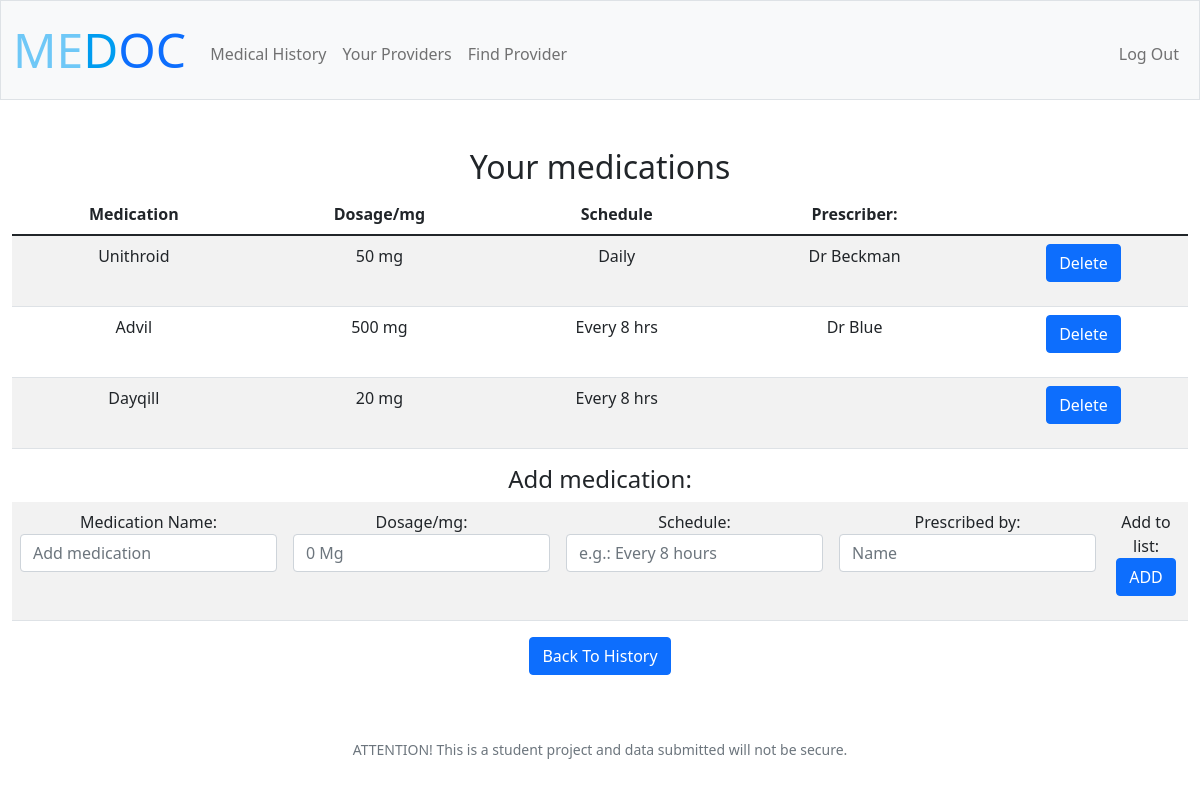
/medications (signed in), run on the app's committed database.
### tables this page shows
CREATE TABLE 'meds' ('id' INTEGER PRIMARY KEY AUTOINCREMENT NOT NULL, 'user_id' INTEGER, 'medication' TEXT, 'dosage' INTEGER, 'schedule' INTEGER, 'prescriber' INTEGER, 'provider_id' INTEGER);

### app.py (the view)
@app.route("/medications", methods=["GET", "POST"])
@login_required
def medications():
    an_id = session["user_id"][0]["id"]
    meds = db.execute("SELECT * FROM meds WHERE user_id = ?" , an_id)
    if request.method == "POST":
        db.execute("INSERT INTO meds (user_id, medication, dosage, schedule, prescriber) VALUES (?, ?, ?, ?, ?)", an_id, request.form.get(
            "medication"), request.form.get("dosage"), request.form.get("schedule"), request.form.get("prescriber"))
        return redirect("/medications")
    else:
        return render_template("medications.html", meds=meds)

### app.py (called while the page is built)
@app.after_request
def after_request(response):
    response.headers["Cache-Control"] = "no-cache, no-store, must-revalidate"
    response.headers["Expires"] = 0
    response.headers["Pragma"] = "no-cache"
    return response

### helpers.py (called while the page is built)
def login_required(f):
    @wraps(f)
    def decorated_function(*args, **kwargs):
        if session.get("user_id") is None:
            return redirect("/login")
        return f(*args, **kwargs)
    return decorated_function

### templates/medications.html (shortened to what this page needs)
{% extends "layout.html" %}
{% block main %}
    <h2> Your medications</h2>
        <div>
            <table class="table table-striped">
                <thead>
                    <tr>
                        <th>Medication</th>
                        <th>Dosage/mg</th>
                        <th>Schedule</th>
                        <th>Prescriber:</th>
                        <th></th>
                    </tr>
                </thead>
                <tbody>
                    {% for med in meds %}
                    <tr>
                        <td>{{ med['medication']}}</td>
                        <td>{{ med['dosage']}} mg</td>
                        <td>{{ med['schedule']}}</td>
                        <td>{{ med['prescriber']}}</td>
                        <td>
                            <div class="mb-3">
                                <form action="/delete_from_meds" method="post">
                                    <input class="btn btn-primary" type="submit" value="Delete">
                                </form>
                            </div>
                        </td>
                    </tr>
                    {% endfor %}
                </tbody>
                </table>
        </div>
        <h4>Add medication:</h4>
        <form action="/medications" method="POST">
            <table class="table table-striped">
                <tbody>
                    <tr>
                        <td>
                            <div class="mb-3">
                                <label for="medication">Medication Name:</label>
                                <input class="form-control mx-auto w-auto" autocomplete="off" autofocus name="medication" placeholder="Add medication" type="text" required>
                            </div>
                         </td>
                        <td>
                            <div class="mb-3">
                                <label for="dosage">Dosage/mg:</label>
                                <input class="form-control mx-auto w-auto" autocomplete="off" autofocus name="dosage" placeholder="0 Mg" type="number" min="0" required>
                            </div>
                        </td>
                        <td>
                            <div class="mb-3">
                                <label for="chedule">Schedule:</label>
                                <input class="form-control mx-auto w-auto" autocomplete="off" autofocus name="schedule" placeholder="e.g.: Every 8 hours " type="text" required>
                            </div>
                        </td>
                        <td><div class="mb-3">
                            <label for="prescriber">Prescribed by:</label>
                            <input class="form-control mx-auto w-auto" autocomplete="off" autofocus name="prescriber" placeholder="Name" type="text">
                        </div></td>
                        <td>
                            <label for="submit">Add to list:</label>
                            <div class="mb-3">
                            <input class="btn btn-primary" class="form-control mx-auto w-auto" type="submit" value="ADD">
                        </div></td>
                    </tr>
                </tbody>
            </table>
        </form>
        <div class="mb-3" id="left-align">
            <form action="/back_to_history" method="post">
                <input class="btn btn-primary" type="submit" value="Back To History">
            </form>
        </div>
{% endblock %}

### static/styles.css (style rules this page uses)
tr { width: 100wp; }

### data on the page
meds: medication "Unithroid", dosage "50", schedule "Daily", prescriber "Dr Beckman"
meds: medication "Advil", dosage "500", schedule "Every 8 hrs", prescriber "Dr Blue"
meds: medication "Dayqill", dosage "20", schedule "Every 8 hrs"
